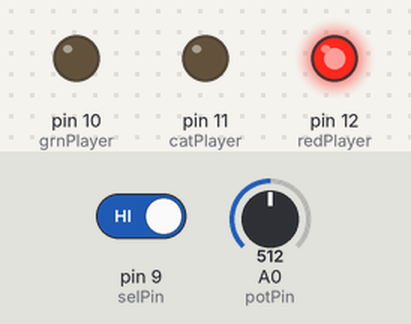
Bench run of a sketch on a simulated Arduino Uno, built with avr-gcc and run on an emulated ATmega328P. Parts: output pins drawn as LEDs (lit = HIGH). Dashed ring = blinking. The test bench sets the inputs (shaded band); at power-on: pin 9 (selPin) HIGH, A0 (potPin) = 512. Pins used as bus, display or sensor lines are not drawn.

Above: at 1.2 s.
1.3 s: pin 9 (selPin) driven LOW
At 1.7 s:
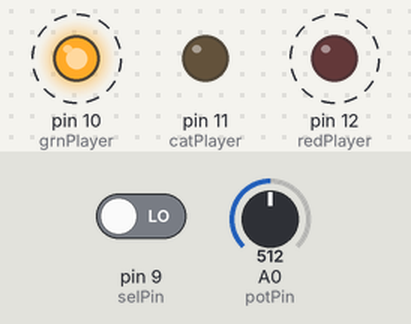
4.3 s: pin 9 (selPin) driven HIGH
At 5.4 s:
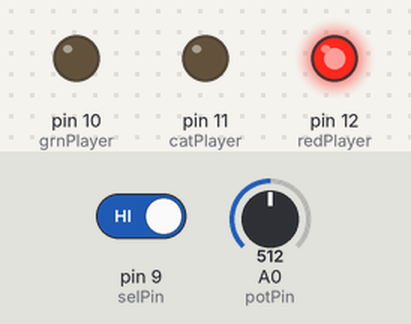
5.8 s: pin 9 (selPin) driven LOW
At 7.7 s:
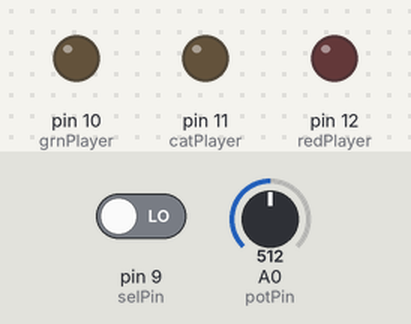
Timing chart, 0 to 14.8 s (numbered marks = the images above; inputs shaded):
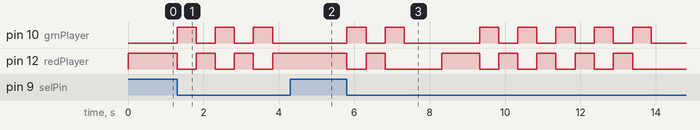

Measured:
- after the input at 1.3 s, pin 10 (grnPlayer), pin 12 (redPlayer): alternates HIGH for 0.51 s and LOW for 0.51 s, starting at once
- after the input at 4.3 s, pin 10 (grnPlayer): stays LOW (without the input it goes to HIGH after 0.04 s); pin 12 (redPlayer): stays HIGH (without the input it goes to LOW after 0.04 s)
- after the input at 5.8 s, pin 10 (grnPlayer): goes HIGH 0.51 s, LOW 0.51 s, HIGH 0.50 s, LOW 2.0 s, 4 × (HIGH 0.50 s, LOW 0.51 s), HIGH 0.50 s, then LOW, starting at once; pin 12 (redPlayer): goes LOW 0.51 s, HIGH 0.51 s, LOW 1.5 s, HIGH 1.0 s, 4 × (LOW 0.50 s, HIGH 0.51 s), then LOW, starting at once

The sketch:

T03_Program_Code.ino
```cpp
/*
  All code written by Robert Tyler McNichols
  October 2014
  Tic Tac Toe
  Full program in process
*/


//initializes all variables/matrix
// anodes
int redRow[] = {0,1,2};
int grnRow[] = {6,7,8};
// cathodes
int col[] = {3,4,5};

//selected bulbs will display in this array
int selBoard[3][3];
//counts the number of moves
int moveCount = 0;

//value for select button
int selVal = 0;
int selPin = 9;

//Potentiometer selector
int potPin = A0;
int potVal = 0;

//counter for player identity
int player = 0;

//player indicator led
int redPlayer = 12;
int grnPlayer = 10;
int catPlayer = 11;

//used to determine how long the bulb stays on while selecting
const int time = 1;
//used to set how long bulbs stay on during looping
const int onTime = 1;

//clears the board
void allOff()
{
  for (int i=0;i<3;i++)
  {
    digitalWrite(redRow[i], LOW);
    digitalWrite(grnRow[i], LOW);
    digitalWrite(col[i], HIGH);
  }
}

//turn nonselected pins off
void selectedOn()
{
  for (int i=0;i<3;i++)
  {
    for (int j=0;j<3;j++)
    {
     if (selBoard[i][j] == 1)
     {
       digitalWrite(redRow[i], HIGH);
       digitalWrite(col[j], LOW);
       delay(onTime);
       allOff();
     }
     if (selBoard[i][j] == 2)
     {
       digitalWrite(grnRow[i], HIGH);
       digitalWrite(col[j], LOW);
       delay(onTime);
       allOff();
     }
    }
  }
}

//increments player counter to switch between red and green
void changePlayer()
{
  player++;
  if (chkPlayer() == 0)
    {
      digitalWrite(redPlayer, HIGH);
      digitalWrite(grnPlayer, LOW);
    }
  else
  {
    digitalWrite(redPlayer, LOW);
    digitalWrite(grnPlayer, HIGH);
  }
}

//used to check players turn
int chkPlayer()
{
  int result = player % 2;
  return result;
}

//clears the board and resets the player
void fullReset()
{
  allOff();
  for (int i=0; i<3; i++)
  {
    for (int j=0; j<3; j++)
    {
      selBoard[i][j] = 0;
    }
  }
  player = 0;
  moveCount = 0;
  digitalWrite(grnPlayer, LOW);
  digitalWrite(redPlayer, HIGH);
  digitalWrite(catPlayer, LOW);
  delay(1000);
}

//used to check for a winner and then run congratulate function
void checkWin()
{
  //variable used to pass to celebration function
  int plyr = 0;

  //selectedOn();

  //check for row win
  if (selBoard[0][0] == selBoard[0][1] && selBoard[0][1] == selBoard[0][2] && selBoard[0][0] != 0)
  {
    plyr = selBoard[0][0];
  }
  else if (selBoard[1][0] == selBoard[1][1] && selBoard[1][1] == selBoard[1][2] && selBoard[1][0] != 0)
  {
    plyr = selBoard[1][0];
  }
  else if (selBoard[2][0] == selBoard[2][1] && selBoard[2][1]== selBoard[2][2] && selBoard[2][0] != 0)
  {
    plyr = selBoard[2][0];
  }

  //check for col win
  else if (selBoard[0][0] == selBoard[1][0] && selBoard[1][0] == selBoard[2][0] && selBoard[0][0] != 0)
  {
    plyr = selBoard[0][0];
  }
  else if (selBoard[0][1] == selBoard[1][1] && selBoard[1][1] == selBoard[2][1] && selBoard[0][1] != 0)
  {
    plyr = selBoard[0][1];
  }
  else if (selBoard[0][2] == selBoard[1][2] && selBoard[1][2] == selBoard[2][2] && selBoard[0][2] != 0)
  {
    plyr = selBoard[0][2];
  }

  //check for diagonal win
  else if (selBoard[0][0] == selBoard[1][1] && selBoard[1][1] == selBoard[2][2] && selBoard[0][0] != 0)
  {
    plyr = selBoard[0][0];
  }
  else if (selBoard[0][2] == selBoard[1][1] && selBoard[1][1] == selBoard[2][0] && selBoard[0][2] != 0)
  {
    plyr = selBoard[0][2];
  }

  //check for cats game
  else if (moveCount >= 9)
  {
    plyr = 3;
  }

  //check to see if plyr needs to be congratulated
  if (plyr == 0)
    return;
  else
  {
    congratulate(plyr);
  }
}

//check to see if button is used to select position, changes turns
void checkSelect(int vert, int horiz)
{
  selVal = digitalRead(selPin);
  if (selVal == LOW)
  {
    if (chkPlayer() == 0)
    {
      digitalWrite(redRow[vert], HIGH);
      selBoard[vert][horiz] = 1;
      digitalWrite(col[horiz], LOW);
      delay(time * 2);
    }
    else
    {
      digitalWrite(grnRow[vert], HIGH);
      selBoard[vert][horiz] = 2;
      digitalWrite(col[horiz], LOW);
      delay(time * 2);
    }
    changePlayer();
    delay(500);
    moveCount++;
  }

  //it is not possible to win in less than five moves, so this saves a step in early gameplay
  if (moveCount > 4)
  {
    checkWin();
  }

}

//used to select the pin based on the potentiometer reading
void ledSelect()
{
  int horiz = 0;
  int vert = 0;

  potVal = analogRead(potPin);
  if (potVal < 110 && selBoard[0][0] == 0)
    {
      vert = 0;
      horiz = 0;
    }
  else if (potVal < 220 && selBoard[0][1] == 0)
    {
      vert = 0;
      horiz = 1;
    }
  else if (potVal < 330 && selBoard[0][2] == 0)
    {
      vert = 0;
      horiz = 2;
    }
  else if (potVal < 440 && selBoard[1][0] == 0)
    {
      vert = 1;
      horiz = 0;
    }
  else if (potVal < 550 && selBoard[1][1] == 0)
    {
      vert = 1;
      horiz = 1;
    }
  else if (potVal < 660 && selBoard[1][2] == 0)
    {
      vert = 1;
      horiz = 2;
    }
  else if (potVal < 770 && selBoard[2][0] == 0)
    {
      vert = 2;
      horiz = 0;
    }
  else if (potVal < 880 && selBoard[2][1] == 0)
    {
      vert = 2;
      horiz = 1;
    }
  else if (potVal < 1024 && selBoard[2][2] == 0)
    {
      vert = 2;
      horiz = 2;
    }
  else
  {
    //keeps values from jumping to first led
    vert = 3;
    horiz = 3;
  }

  selectedOn();
  if (chkPlayer() == 0)
  {
    digitalWrite(redRow[vert], HIGH);
    digitalWrite(col[horiz], LOW);
  }
  else
  {
    digitalWrite(grnRow[vert], HIGH);
    digitalWrite(col[horiz], LOW);
  }

  checkSelect(vert, horiz);

  delay(time);
}

//where things actually happen
//*******************************************************************************************************
//initialization
void setup()
{
  pinMode(selPin, INPUT);

  pinMode(redPlayer, OUTPUT);
  pinMode(grnPlayer, OUTPUT);
  pinMode(catPlayer, OUTPUT);


  for (int i=0; i<3; i++)
  {
    for (int j=0; j<3; j++)
    {
      selBoard[i][j] = 0;
    }
    pinMode(redRow[i], OUTPUT);
    pinMode(grnRow[i], OUTPUT);
    pinMode(col[i], OUTPUT);
  }

  digitalWrite(redPlayer, HIGH);
  digitalWrite(catPlayer, LOW);
  allOff();
}

//main gameplay loop
void loop()
{

  ledSelect();

  allOff();
  delay(time / 2);
}

//******************************************************************************************************
/*
void congratulateTest(int plyr)
{
  allOff();
  switch (plyr) {
  case 1:
  digitalWrite(col[0], LOW);
  for (int i=0; i<5; i++)
  {
    digitalWrite(redRow[0], HIGH);
    delay(100);
    digitalWrite(redRow[0], LOW);
    delay(100);
  }
  break;

  case 2:
  digitalWrite(col[0], LOW);
  for (int i=0; i<5; i++)
  {
    digitalWrite(grnRow[0], HIGH);
    delay(100);
    digitalWrite(grnRow[0], LOW);
    delay(100);
  }
  break;

  case 3:
  digitalWrite(col[0], LOW);
  digitalWrite(col[1], LOW);
  for (int i=0; i<10; i++)
  {
    digitalWrite(redRow[0], HIGH);
    digitalWrite(grnRow[0], HIGH);
    delay(100);
    digitalWrite(redRow[0], LOW);
    digitalWrite(grnRow[0], LOW);
    delay(100);
  }
  break;
  }

  fullReset();
}
*/

//congratulates winner, or denotes cats game, resets everything
//listed at end due to excessive length
void congratulate(int plyr)
{
  switch (plyr)
  {
  //red player wins
  case 1:
      digitalWrite(grnPlayer, LOW);
      digitalWrite(redPlayer, HIGH);

      for (int j=0; j<10; j++)
      {
        for(int i=0; i<=8; i++)
        {
          digitalWrite(redRow[0], HIGH);
          digitalWrite(col[0], LOW);
          delay(1);
          digitalWrite(col[0], HIGH);
          digitalWrite(col[1], LOW);
          delay(1);
          digitalWrite(col[1], HIGH);
          digitalWrite(col[2], LOW);
          delay(1);
          digitalWrite(redRow[0], LOW);
          digitalWrite(redRow[1], HIGH);
          delay(1);
          digitalWrite(redRow[1], LOW);
          digitalWrite(redRow[2], HIGH);
          delay(1);
          digitalWrite(col[2], HIGH);
          digitalWrite(col[1], LOW);
          digitalWrite(redRow[2], HIGH);
          delay(1);
          digitalWrite(col[1], HIGH);
          digitalWrite(col[0], LOW);
          delay(1);
          digitalWrite(redRow[2], LOW);
          digitalWrite(redRow[1], HIGH);
          delay(1);
          digitalWrite(redRow[1], LOW);
          digitalWrite(col[0], HIGH);
        }
        allOff();
        delay(50);
      }
    break;

    //green player wins
    case 2:
      digitalWrite(redPlayer, LOW);
      digitalWrite(grnPlayer, HIGH);

      for (int j=0; j<10; j++)
      {
        for(int i=0; i<=8; i++)
        {
          digitalWrite(grnRow[0], HIGH);
          digitalWrite(col[0], LOW);
          delay(1);
          digitalWrite(col[0], HIGH);
          digitalWrite(col[1], LOW);
          delay(1);
          digitalWrite(col[1], HIGH);
          digitalWrite(col[2], LOW);
          delay(1);
          digitalWrite(grnRow[0], LOW);
          digitalWrite(grnRow[1], HIGH);
          delay(1);
          digitalWrite(grnRow[1], LOW);
          digitalWrite(grnRow[2], HIGH);
          delay(1);
          digitalWrite(col[2], HIGH);
          digitalWrite(col[1], LOW);
          digitalWrite(grnRow[2], HIGH);
          delay(1);
          digitalWrite(col[1], HIGH);
          digitalWrite(col[0], LOW);
          delay(1);
          digitalWrite(grnRow[2], LOW);
          digitalWrite(grnRow[1], HIGH);
          delay(1);
          digitalWrite(grnRow[1], LOW);
          digitalWrite(col[0], HIGH);
        }
        allOff();
        delay(50);
      }
    break;

    //cats game
    case 3:
      digitalWrite(redPlayer, LOW);
      digitalWrite(grnPlayer, LOW);

      for (int i=0; i<5; i++)
      {
        digitalWrite(redRow[0], HIGH);
        digitalWrite(col[0], LOW);
        digitalWrite(grnRow[2], HIGH);
        digitalWrite(col[2], LOW);
        delay(100);
        allOff();
        delay(100);
      }

  break;
  }
  fullReset();
}
```
